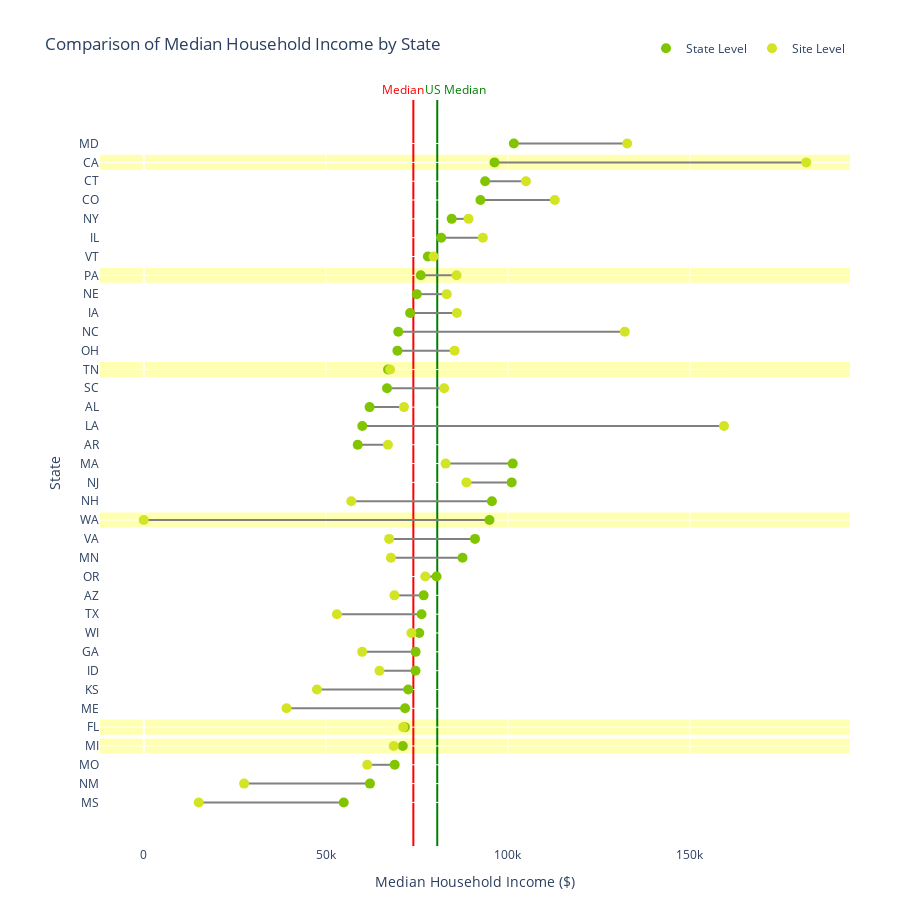

Here is the notebook cell this chart was saved with:
### Code cell
# Create the lollipop plot
site_fig = go.Figure()

# Add lines connecting the two points
for i in range(len(comparison_df)):
    site_fig.add_trace(go.Scatter(
        x=[comparison_df.iloc[i]['household_income_median_state'], 
           comparison_df.iloc[i]['household_income_median_site']],
        y=[comparison_df.iloc[i]['state_abbrev'], comparison_df.iloc[i]['state_abbrev']],
        mode='lines',
        line=dict(color='gray', width=2),
        showlegend=False,
        hoverinfo='skip'
    ))

for i in range(len(comparison_df)):
    state = comparison_df.iloc[i]['state_abbrev']
    if state in countystates:
        site_fig.add_shape(
            type="rect",
            x0=0, x1=1,
            y0=i-0.4, y1=i+0.4,
            xref="paper",
            yref="y",
            fillcolor="yellow",
            opacity=0.3,
            layer="below",
            line_width=0)


# Add points for statedf
site_fig.add_trace(go.Scatter(
    x=comparison_df['household_income_median_state'],
    y=comparison_df['state_abbrev'],
    mode='markers',
    name='State Level',
    marker=dict(size=10, color='#81c500'),
    hovertemplate='<b>%{y}</b><br>State: $%{x:,.0f}<extra></extra>'
))
#median household income 2023
site_fig.add_vline(
    x=80610, 
    line_color="green",
    layer="below",
    annotation_font_color="green",
    annotation_text="            US Median",
    annotation_position="top"
)

site_fig.add_vline(
    x=74046.0,  
    line_color="red",
    layer="below",
    annotation_font_color="red",
    annotation_text="Median       ",
    annotation_position="top"
)



# Add points for sitedf
site_fig.add_trace(go.Scatter(
    x=comparison_df['household_income_median_site'],
    y=comparison_df['state_abbrev'],
    mode='markers',
    name='Site Level',
    marker=dict(size=10, color='#d3e424'),
    hovertemplate='<b>%{y}</b><br>Site: $%{x:,.0f}<extra></extra>'
))

# Update layout
site_fig.update_layout(
    title='Comparison of Median Household Income by State',
    xaxis_title='Median Household Income ($)',
    yaxis_title='State',
    height=900,
    hovermode='closest',
    showlegend=True,
    legend=dict(
        orientation="h",  # Horizontal legend
        yanchor="bottom",
        y=1.05,  # Position above the plot
        xanchor="right",
        x=1
    ),
    margin=dict(l=100, r=50, t=100, b=50),
    plot_bgcolor='white'
)

### Figure 1 — Plotly figure (JSON) as saved in the notebook; plotly's stock layout.template omitted (floating-point values rounded to 4 significant figures)
{"data": [{"hoverinfo": "skip", "line": {"color": "gray", "width": 2}, "mode": "lines", "showlegend": false, "type": "scatter", "x": [54915, 15104], "y": ["MS", "MS"]}, {"hoverinfo": "skip", "line": {"color": "gray", "width": 2}, "mode": "lines", "showlegend": false, "type": "scatter", "x": [62125, 27564], "y": ["NM", "NM"]}, {"hoverinfo": "skip", "line": {"color": "gray", "width": 2}, "mode": "lines", "showlegend": false, "type": "scatter", "x": [68920, 61382], "y": ["MO", "MO"]}, {"hoverinfo": "skip", "line": {"color": "gray", "width": 2}, "mode": "lines", "showlegend": false, "type": "scatter", "x": [71149, 68650.0], "y": ["MI", "MI"]}, {"hoverinfo": "skip", "line": {"color": "gray", "width": 2}, "mode": "lines", "showlegend": false, "type": "scatter", "x": [71711, 71260.0], "y": ["FL", "FL"]}, {"hoverinfo": "skip", "line": {"color": "gray", "width": 2}, "mode": "lines", "showlegend": false, "type": "scatter", "x": [71773, 39221], "y": ["ME", "ME"]}, {"hoverinfo": "skip", "line": {"color": "gray", "width": 2}, "mode": "lines", "showlegend": false, "type": "scatter", "x": [72639, 47568], "y": ["KS", "KS"]}, {"hoverinfo": "skip", "line": {"color": "gray", "width": 2}, "mode": "lines", "showlegend": false, "type": "scatter", "x": [74636, 64741], "y": ["ID", "ID"]}, {"hoverinfo": "skip", "line": {"color": "gray", "width": 2}, "mode": "lines", "showlegend": false, "type": "scatter", "x": [74664, 59997], "y": ["GA", "GA"]}, {"hoverinfo": "skip", "line": {"color": "gray", "width": 2}, "mode": "lines", "showlegend": false, "type": "scatter", "x": [75670, 73500], "y": ["WI", "WI"]}, {"hoverinfo": "skip", "line": {"color": "gray", "width": 2}, "mode": "lines", "showlegend": false, "type": "scatter", "x": [76292, 53050.0], "y": ["TX", "TX"]}, {"hoverinfo": "skip", "line": {"color": "gray", "width": 2}, "mode": "lines", "showlegend": false, "type": "scatter", "x": [76872, 68843], "y": ["AZ", "AZ"]}, {"hoverinfo": "skip", "line": {"color": "gray", "width": 2}, "mode": "lines", "showlegend": false, "type": "scatter", "x": [80426, 77321], "y": ["OR", "OR"]}, {"hoverinfo": "skip", "line": {"color": "gray", "width": 2}, "mode": "lines", "showlegend": false, "type": "scatter", "x": [87556, 67890.0], "y": ["MN", "MN"]}, {"hoverinfo": "skip", "line": {"color": "gray", "width": 2}, "mode": "lines", "showlegend": false, "type": "scatter", "x": [90974, 67400.0], "y": ["VA", "VA"]}, {"hoverinfo": "skip", "line": {"color": "gray", "width": 2}, "mode": "lines", "showlegend": false, "type": "scatter", "x": [94952, 0], "y": ["WA", "WA"]}, {"hoverinfo": "skip", "line": {"color": "gray", "width": 2}, "mode": "lines", "showlegend": false, "type": "scatter", "x": [95628, 56995], "y": ["NH", "NH"]}, {"hoverinfo": "skip", "line": {"color": "gray", "width": 2}, "mode": "lines", "showlegend": false, "type": "scatter", "x": [101050, 88615], "y": ["NJ", "NJ"]}, {"hoverinfo": "skip", "line": {"color": "gray", "width": 2}, "mode": "lines", "showlegend": false, "type": "scatter", "x": [101341, 82910.0], "y": ["MA", "MA"]}, {"hoverinfo": "skip", "line": {"color": "gray", "width": 2}, "mode": "lines", "showlegend": false, "type": "scatter", "x": [58773, 67063], "y": ["AR", "AR"]}, {"hoverinfo": "skip", "line": {"color": "gray", "width": 2}, "mode": "lines", "showlegend": false, "type": "scatter", "x": [60023, 159400.0], "y": ["LA", "LA"]}, {"hoverinfo": "skip", "line": {"color": "gray", "width": 2}, "mode": "lines", "showlegend": false, "type": "scatter", "x": [62027, 71468], "y": ["AL", "AL"]}, {"hoverinfo": "skip", "line": {"color": "gray", "width": 2}, "mode": "lines", "showlegend": false, "type": "scatter", "x": [66818, 82501], "y": ["SC", "SC"]}, {"hoverinfo": "skip", "line": {"color": "gray", "width": 2}, "mode": "lines", "showlegend": false, "type": "scatter", "x": [67097, 67656], "y": ["TN", "TN"]}, {"hoverinfo": "skip", "line": {"color": "gray", "width": 2}, "mode": "lines", "showlegend": false, "type": "scatter", "x": [69680, 85380.0], "y": ["OH", "OH"]}, {"hoverinfo": "skip", "line": {"color": "gray", "width": 2}, "mode": "lines", "showlegend": false, "type": "scatter", "x": [69904, 132100.0], "y": ["NC", "NC"]}, {"hoverinfo": "skip", "line": {"color": "gray", "width": 2}, "mode": "lines", "showlegend": false, "type": "scatter", "x": [73147, 86023], "y": ["IA", "IA"]}, {"hoverinfo": "skip", "line": {"color": "gray", "width": 2}, "mode": "lines", "showlegend": false, "type": "scatter", "x": [74985, 83220.0], "y": ["NE", "NE"]}, {"hoverinfo": "skip", "line": {"color": "gray", "width": 2}, "mode": "lines", "showlegend": false, "type": "scatter", "x": [76081, 85910.0], "y": ["PA", "PA"]}, {"hoverinfo": "skip", "line": {"color": "gray", "width": 2}, "mode": "lines", "showlegend": false, "type": "scatter", "x": [78024, 79601], "y": ["VT", "VT"]}, {"hoverinfo": "skip", "line": {"color": "gray", "width": 2}, "mode": "lines", "showlegend": false, "type": "scatter", "x": [81702, 93130.0], "y": ["IL", "IL"]}, {"hoverinfo": "skip", "line": {"color": "gray", "width": 2}, "mode": "lines", "showlegend": false, "type": "scatter", "x": [84578, 89200.0], "y": ["NY", "NY"]}, {"hoverinfo": "skip", "line": {"color": "gray", "width": 2}, "mode": "lines", "showlegend": false, "type": "scatter", "x": [92470, 112893], "y": ["CO", "CO"]}, {"hoverinfo": "skip", "line": {"color": "gray", "width": 2}, "mode": "lines", "showlegend": false, "type": "scatter", "x": [93760, 104974], "y": ["CT", "CT"]}, {"hoverinfo": "skip", "line": {"color": "gray", "width": 2}, "mode": "lines", "showlegend": false, "type": "scatter", "x": [96334, 182000.0], "y": ["CA", "CA"]}, {"hoverinfo": "skip", "line": {"color": "gray", "width": 2}, "mode": "lines", "showlegend": false, "type": "scatter", "x": [101652, 132768], "y": ["MD", "MD"]}, {"hovertemplate": "<b>%{y}</b><br>State: $%{x:,.0f}<extra></extra>", "marker": {"color": "#81c500", "size": 10}, "mode": "markers", "name": "State Level", "type": "scatter", "x": [54920.0, 62120.0, 68920.0, 71150.0, 71710.0, 71770.0, 72640.0, 74640.0, 74660.0, 75670.0, 76290.0, 76870.0, 80430.0, 87560.0, 90970.0, 94950.0, 95630.0, 101000.0, 101300.0, 58770.0, 60020.0, 62030.0, 66820.0, 67100.0, 69680.0, 69900.0, 73150.0, 74980.0, 76080.0, 78020.0, 81700.0, 84580.0, 92470.0, 93760.0, 96330.0, 101700.0], "y": ["MS", "NM", "MO", "MI", "FL", "ME", "KS", "ID", "GA", "WI", "TX", "AZ", "OR", "MN", "VA", "WA", "NH", "NJ", "MA", "AR", "LA", "AL", "SC", "TN", "OH", "NC", "IA", "NE", "PA", "VT", "IL", "NY", "CO", "CT", "CA", "MD"]}, {"hovertemplate": "<b>%{y}</b><br>Site: $%{x:,.0f}<extra></extra>", "marker": {"color": "#d3e424", "size": 10}, "mode": "markers", "name": "Site Level", "type": "scatter", "x": [15100.0, 27560.0, 61380.0, 68650.0, 71260.0, 39220.0, 47570.0, 64740.0, 60000.0, 73500.0, 53050.0, 68840.0, 77320.0, 67890.0, 67400.0, 0.0, 57000.0, 88620.0, 82910.0, 67060.0, 159400.0, 71470.0, 82500.0, 67660.0, 85380.0, 132100.0, 86020.0, 83220.0, 85910.0, 79600.0, 93130.0, 89200.0, 112900.0, 105000.0, 182000.0, 132800.0], "y": ["MS", "NM", "MO", "MI", "FL", "ME", "KS", "ID", "GA", "WI", "TX", "AZ", "OR", "MN", "VA", "WA", "NH", "NJ", "MA", "AR", "LA", "AL", "SC", "TN", "OH", "NC", "IA", "NE", "PA", "VT", "IL", "NY", "CO", "CT", "CA", "MD"]}], "layout": {"annotations": [{"font": {"color": "green"}, "showarrow": false, "text": "            US Median", "x": 80610, "xanchor": "center", "xref": "x", "y": 1, "yanchor": "bottom", "yref": "y domain"}, {"font": {"color": "red"}, "showarrow": false, "text": "Median       ", "x": 74046, "xanchor": "center", "xref": "x", "y": 1, "yanchor": "bottom", "yref": "y domain"}], "height": 900, "hovermode": "closest", "legend": {"orientation": "h", "x": 1, "xanchor": "right", "y": 1.05, "yanchor": "bottom"}, "margin": {"b": 50, "l": 100, "r": 50, "t": 100}, "plot_bgcolor": "white", "shapes": [{"fillcolor": "yellow", "layer": "below", "line": {"width": 0}, "opacity": 0.3, "type": "rect", "x0": 0, "x1": 1, "xref": "paper", "y0": 2.6, "y1": 3.4, "yref": "y"}, {"fillcolor": "yellow", "layer": "below", "line": {"width": 0}, "opacity": 0.3, "type": "rect", "x0": 0, "x1": 1, "xref": "paper", "y0": 3.6, "y1": 4.4, "yref": "y"}, {"fillcolor": "yellow", "layer": "below", "line": {"width": 0}, "opacity": 0.3, "type": "rect", "x0": 0, "x1": 1, "xref": "paper", "y0": 14.6, "y1": 15.4, "yref": "y"}, {"fillcolor": "yellow", "layer": "below", "line": {"width": 0}, "opacity": 0.3, "type": "rect", "x0": 0, "x1": 1, "xref": "paper", "y0": 22.6, "y1": 23.4, "yref": "y"}, {"fillcolor": "yellow", "layer": "below", "line": {"width": 0}, "opacity": 0.3, "type": "rect", "x0": 0, "x1": 1, "xref": "paper", "y0": 27.6, "y1": 28.4, "yref": "y"}, {"fillcolor": "yellow", "layer": "below", "line": {"width": 0}, "opacity": 0.3, "type": "rect", "x0": 0, "x1": 1, "xref": "paper", "y0": 33.6, "y1": 34.4, "yref": "y"}, {"layer": "below", "line": {"color": "green"}, "type": "line", "x0": 80610, "x1": 80610, "xref": "x", "y0": 0, "y1": 1, "yref": "y domain"}, {"layer": "below", "line": {"color": "red"}, "type": "line", "x0": 74046, "x1": 74046, "xref": "x", "y0": 0, "y1": 1, "yref": "y domain"}], "showlegend": true, "title": {"text": "Comparison of Median Household Income by State"}, "xaxis": {"title": {"text": "Median Household Income ($)"}}, "yaxis": {"title": {"text": "State"}}}}
